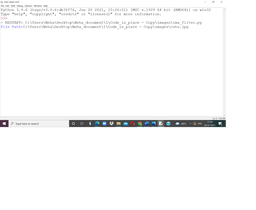
#> input picture step1.png, 256 x 210 px, shrunk from 2176 x 1785 before the run
$ python ima_filter.py
#> lines starting #> are read from the running program, lines starting #| are printed output that depends on the picture
from PIL import Image


# [11 lines left out: functions red, green, not called in this run]

def blue(r,g,b):
    pix_r = 0
    pix_g = 0
    pix_b = b
    return(pix_r,pix_g,pix_b)

# [38 lines left out: functions yellow, skyblue, violet, purple, gray, sepia, not called in this run]


def main():
    path = input('File Path:')
#> the answer given: step1.png
    img =Image.open(path).convert("RGB")
#> img is the input picture: PIL image 256x210 RGB; mean R, G, B 249.2, 249.3, 249.5
    width,height =img.size
#> width = 256; height = 210

    pixel = img.load()
    print(pixel[1,2])
#| (164, 183, 182)
    print('\tFilters')
    print('*********************')
    print('1.Red\n2.Green\n3.Blue\n4.Yellow\n5.Skyblue\n6.Violet\n7.Purple\n8.Gray\n9.Sepia')
    print('*********************')

    choice ='Enter your choice:'
    print(choice)
    no = int(input())
#> the answer given: 3


    for py in range(height):
        for px in range(width):
            r,g,b = (img.getpixel((px,py)))
            if no == 1:
                pixel[px,py]=red(r,g,b)
            elif no ==2:
                pixel[px,py]=green(r,g,b)
            elif no ==3:
                pixel[px,py]=blue(r,g,b)
            elif no ==4:
                pixel[px,py]=yellow(r,g,b)
            elif no ==5:
                pixel[px,py]=skyblue(r,g,b)
            elif no ==6:
                pixel[px,py]=violet(r,g,b)
            elif no ==7:
                pixel[px,py]=purple(r,g,b)
            elif no ==8:
                pixel[px,py]=gray(r,g,b)
            elif no ==9:
                pixel[px,py]=sepia(r,g,b)
            else:
                pixel[px,py]=(r,g,b)
    img.show()
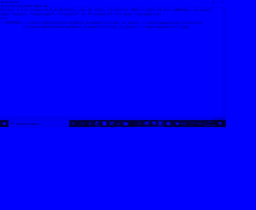
#> shown: PIL image 256x210 RGB; mean R, G, B 0, 0, 249.5
    ans = input('Do you want to save the image? Y/N :')
#> the answer given: out.png
    if ans == 'Y':
        img.save('file9.jpg')

        print('Thank You!!')
    elif ans == 'N':
        ans1 = input('OK!...Do you want to continue to check other filter? Y/N :')
        if ans1 == 'Y':
            main()
        else:
            print('Thank You!!')

    else:
        print('Thank You!!')

if __name__ == '__main__':
    main()
